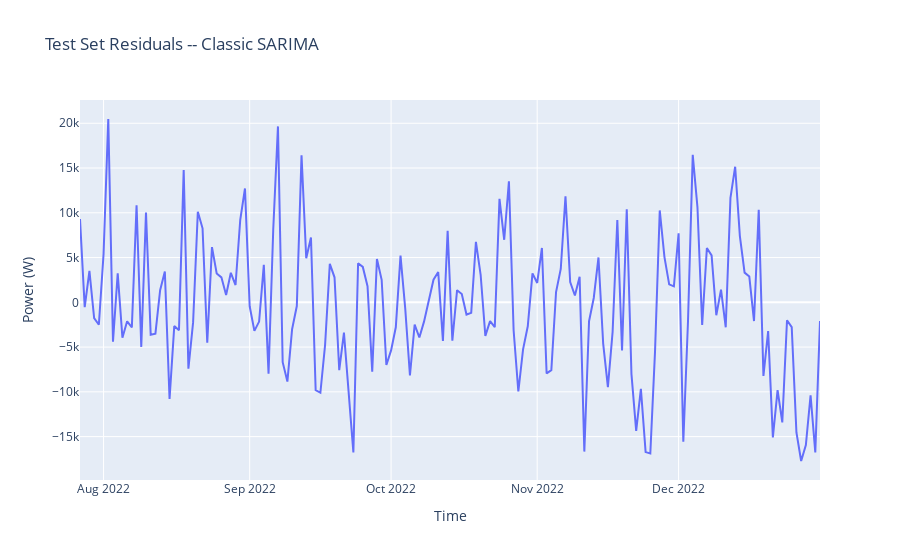

Notebook source saved alongside this figure:
### Code cell
residuals_df_ts = Y_test - fitted_arima.predict(start = test.index[0] , end = test.index[len(test) - 1], exog = X_test)

fig = go.Figure()
fig.add_trace(
    go.Scatter(x = residuals_df_ts.index,
               y = residuals_df_ts)
)
fig.update_layout(title = "Test Set Residuals -- Classic SARIMA", xaxis_title = "Time", yaxis_title = "Power (W)")
fig.show()
print("Residual Mean:", np.mean(residuals_df_ts))
print("Residual STD:", np.std(residuals_df_ts))

### Figure 1 — Plotly figure (JSON) as saved in the notebook; plotly's stock layout.template omitted (floating-point values rounded to 4 significant figures; data arrays with more than 128 entries replaced by an {"elided": "..."} marker saying what was removed)
{"data": [{"type": "scatter", "x": {"elided": "158 str values"}, "y": {"elided": "158 float values"}}], "layout": {"autosize": true, "title": {"text": "Test Set Residuals -- Classic SARIMA"}, "xaxis": {"autorange": true, "range": ["2022-07-27", "2022-12-31"], "title": {"text": "Time"}, "type": "date"}, "yaxis": {"autorange": true, "range": [-19850.0, 22600.0], "title": {"text": "Power (W)"}, "type": "linear"}}}
